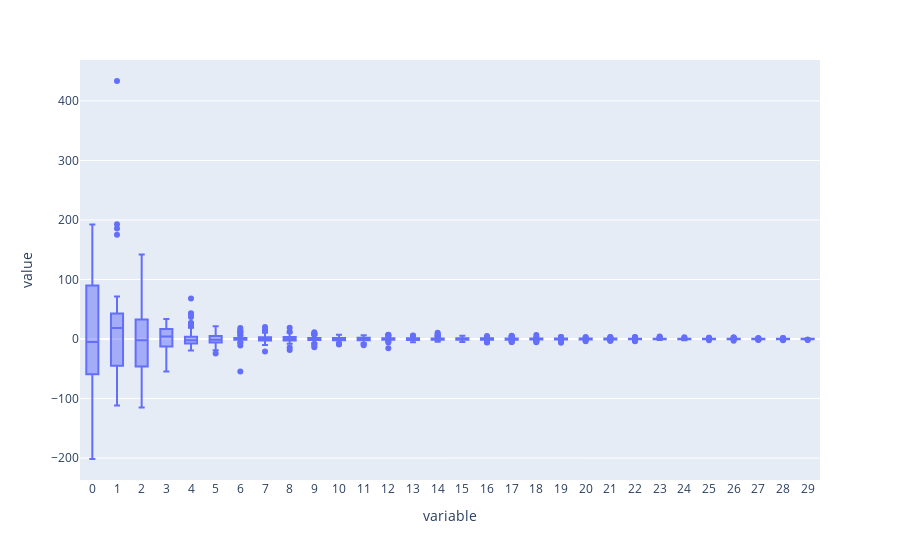

The notebook cell this image was saved under:
### Markdown cell above
most data clusters together tightly. there seem to be 3 features that are more spread apart with 1 having some outliers far from the other data. This outlier might have to be removed depending on an outlier test

### Code cell
fig = px.box(df_values)
fig.show()

### Figure 1 — Plotly figure (JSON) as saved in the notebook; plotly's stock layout.template omitted (floating-point values rounded to 4 significant figures; data arrays with more than 128 entries replaced by an {"elided": "..."} marker saying what was removed)
{"data": [{"alignmentgroup": "True", "hovertemplate": "variable=%{x}<br>value=%{y}<extra></extra>", "legendgroup": "", "marker": {"color": "#636efa"}, "name": "", "notched": false, "offsetgroup": "", "orientation": "v", "showlegend": false, "type": "box", "x": {"elided": "4950 str values"}, "x0": " ", "xaxis": "x", "y": {"elided": "4950 float values"}, "y0": " ", "yaxis": "y"}], "layout": {"boxmode": "group", "legend": {"tracegroupgap": 0}, "margin": {"t": 60}, "xaxis": {"anchor": "y", "domain": [0, 1], "title": {"text": "variable"}}, "yaxis": {"anchor": "x", "domain": [0, 1], "title": {"text": "value"}}}}
